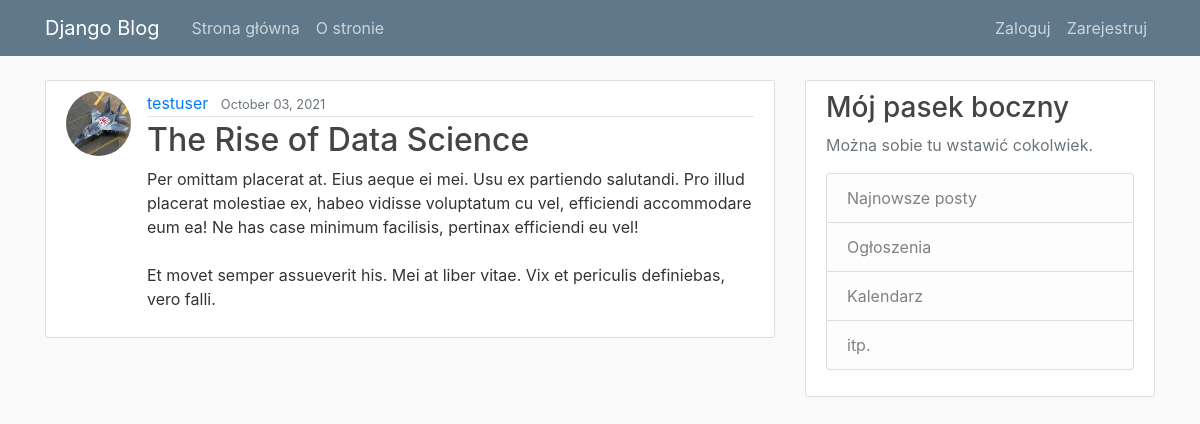
The page /post/26/ on the database its author committed.
### blog/models.py (models this page shows, shortened)
class  Post(models.Model):
    title = models.CharField(max_length=100)
    content = models.TextField()
    date_posted = models.DateTimeField(default=timezone.now)
    author = models.ForeignKey(User, on_delete=models.CASCADE)

### users/models.py (models this page shows, shortened)
class Profile(models.Model):
    user = models.OneToOneField(User, on_delete=models.CASCADE)
    image = models.ImageField(default='default.jpg', upload_to='profile_pics')

### blog/views.py (the view)
# urls.py: path('post/<int:pk>/', PostDetailView.as_view(), name='post-detail'),
class PostDetailView(DetailView):
    model = Post

### blog/templates/blog/post_detail.html (shortened to what this page needs)
{% extends "blog/base.html" %}
{% block content %}
<article class="media content-section">
  <img class="rounded-circle article-img" src="{{ object.author.profile.image.url }}">
    <div class="media-body">
      <div class="article-metadata">
        <a class="mr-2" href="{% url 'user-posts' object.author.username %}">{{ object.author }}</a>
        <small class="text-muted">{{ object.date_posted|date:"F d, Y" }}</small>
      </div>
      <h2 class="article-title"> {{ object.title }}</h2>
      <p class="article-content">{{ object.content }}</p>
    </div>
  </article>
{% endblock content %}

### blog/static/blog/main.css (style rules this page uses)
body { background: #fafafa; color: #333333; margin-top: 5rem; }
h1, h2, h3, h4, h5, h6 { color: #444444; }
.content-section { background: #ffffff; padding: 10px 20px; border: 1px solid #dddddd; border-radius: 3px; margin-bottom: 20px; }
.article-title { color: #444444; }
.article-content { white-space: pre-line; }
.article-img { height: 65px; width: 65px; margin-right: 16px; }
.article-metadata { padding-bottom: 1px; margin-bottom: 4px; border-bottom: 1px solid #e3e3e3 }

### rows shown on the page
Post: author.profile.image (picture), author "testuser", date_posted "October 03, 2021", title "The Rise of Data Science", content "Per omittam placerat at. Eius aeque ei mei. Usu ex partiendo salutandi. Pro illud placerat molestiae ex, habeo vidisse voluptatum cu vel, efficiendi accommodare eum ea! Ne has case minimum facilisis, pertinax efficiendi eu vel! Et movet semper assueverit his. Mei at liber vitae. Vix et periculis definiebas, vero falli."
